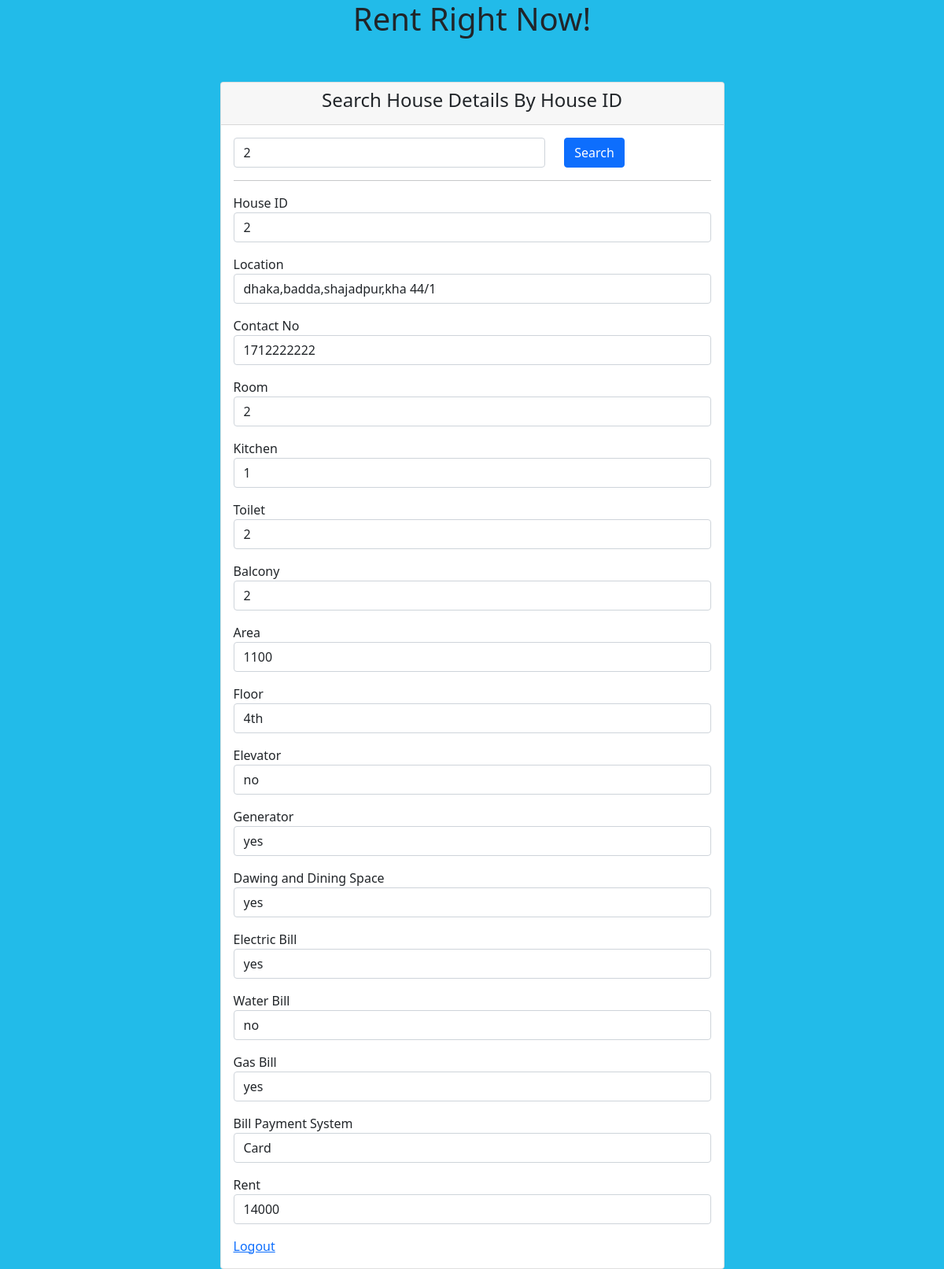
The app's page /houseDetails.php?house_id=2 with its own data.
### tables this page shows
CREATE TABLE `house` (
  `house_id` int(10) NOT NULL,
  `room` int(10) DEFAULT NULL,
  `kitchen` int(10) DEFAULT NULL,
  `toilet` int(10) DEFAULT NULL,
  `balcony` int(10) DEFAULT NULL,
  `area` int(10) DEFAULT NULL,
  `location` char(200) DEFAULT NULL,
  `floor` char(10) DEFAULT NULL,
  `genarator` char(10) DEFAULT NULL,
  `drawing_dining` char(10) DEFAULT NULL,
  `electric_bill` char(10) DEFAULT NULL,
  `water_bill` char(10) DEFAULT NULL,
  `gas_bill` char(10) DEFAULT NULL,
  `bill_pay_system` char(20) DEFAULT NULL,
  `contact` int(11) DEFAULT NULL,
  `lift` char(10) DEFAULT NULL,
  `Date1` char(20) DEFAULT NULL,
  `rent` char(20) DEFAULT NULL
);

### houseDetails.php (the view, shortened to what this page needs)
<!DOCTYPE html>
<html lang="en">
<head>
    <link href="https://cdn.jsdelivr.net/npm/bootstrap@5.0.0-beta1/dist/css/bootstrap.min.css" rel="stylesheet">
</head>
<body><center><h1>Rent Right Now!</h1></center>
    <div class="container">
        <div class="row justify-content-center">
            <div class="col-md-7">
                <div class="card mt-5">
                    <div class="card-header text-center">
                        <h4>Search House Details By House ID</h4>
                    </div>
                    <div class="card-body">
                        <form action="" method="GET">
                            <div class="row">
                                <div class="col-md-8">
                                    <input type="text" name="house_id" value="<?php if(isset($_GET['house_id'])){echo $_GET['house_id'];} ?>" class="form-control">
                                </div>
                                <div class="col-md-4">
                                    <button type="submit" class="btn btn-primary">Search</button>
                                </div>
                            </div>
                        </form>
                        <div class="row">
                            <div class="col-md-12">
                                <hr>
                                <?php
                                    $con = mysqli_connect("localhost","root","","rent_right_now");
                                    if(isset($_GET['house_id']))
                                    {
                                        $house_id = $_GET['house_id'];
                                        $query = "SELECT * FROM house WHERE house_id='$house_id' ";
                                        $query_run = mysqli_query($con, $query);
                                        if(mysqli_num_rows($query_run) > 0)
                                        {
                                            foreach($query_run as $row)
                                            {
                                                ?>
                                                <div class="form-group mb-3">
                                                    <label for="">House ID</label>
                                                    <input type="text" value="<?= $row['house_id']; ?>" class="form-control">
                                                </div>
                                                <div class="form-group mb-3">
                                                    <label for="">Location</label>
                                                    <input type="text" value="<?= $row['location']; ?>" class="form-control">
                                                </div>
                                                <div class="form-group mb-3">
                                                    <label for="">Contact No</label>
                                                    <input type="text" value="<?= $row['contact']; ?>" class="form-control">
                                                </div>
                                                 <div class="form-group mb-3">
                                                    <label for="">Room</label>
                                                    <input type="text" value="<?= $row['room']; ?>" class="form-control">
                                                </div>
                                                 <div class="form-group mb-3">
                                                    <label for="">Kitchen</label>
                                                    <input type="text" value="<?= $row['kitchen']; ?>" class="form-control">
                                                </div>
                                                 <div class="form-group mb-3">
                                                    <label for="">Toilet</label>
                                                    <input type="text" value="<?= $row['toilet']; ?>" class="form-control">
                                                </div>
                                                 <div class="form-group mb-3">
                                                    <label for="">Balcony</label>
                                                    <input type="text" value="<?= $row['balcony']; ?>" class="form-control">
                                                </div>
                                                 <div class="form-group mb-3">
                                                    <label for="">Area</label>
                                                    <input type="text" value="<?= $row['area']; ?>" class="form-control">
                                                </div>
                                                 <div class="form-group mb-3">
                                                    <label for="">Floor</label>
                                                    <input type="text" value="<?= $row['floor']; ?>" class="form-control">
                                                </div>
                                                 <div class="form-group mb-3">
                                                    <label for="">Elevator</label>
                                                    <input type="text" value="<?= $row['lift']; ?>" class="form-control">
                                                </div>
                                                 <div class="form-group mb-3">
                                                    <label for="">Generator</label>
                                                    <input type="text" value="<?= $row['genarator']; ?>" class="form-control">
                                                </div>
                                                 <div class="form-group mb-3">
                                                    <label for="">Dawing and Dining Space</label>
                                                    <input type="text" value="<?= $row['drawing_dining']; ?>" class="form-control">
                                                </div>
                                                 <div class="form-group mb-3">
                                                    <label for="">Electric Bill</label>
                                                    <input type="text" value="<?= $row['electric_bill']; ?>" class="form-control">
                                                </div>
                                                <div class="form-group mb-3">
                                                    <label for="">Water Bill</label>
                                                    <input type="text" value="<?= $row['water_bill']; ?>" class="form-control">
                                                </div>
                                                <div class="form-group mb-3">
                                                    <label for="">Gas Bill</label>
                                                    <input type="text" value="<?= $row['gas_bill']; ?>" class="form-control">
                                                </div>
                                                <div class="form-group mb-3">
                                                    <label for="">Bill Payment System</label>
                                                    <input type="text" value="<?= $row['bill_pay_system']; ?>" class="form-control">
                                                </div>
                                                <div class="form-group mb-3">
                                                    <label for="">Rent</label>
                                                    <input type="text" value="<?= $row['rent']; ?>" class="form-control">
                                                </div>
                                                <a href="index.php">Logout</a>
                                                <?php
                                            }
                                        }
                                        else
                                        {
                                            echo "No Record Found";
                                        }
                                    }
                                ?>
                            </div>
                        </div>
                    </div>
                </div>
            </div>
        </div>
    </div>
</body>
</html>

### houseDetails.php (style rules this page uses)
body { background-color: rgb(34,187,233); }

### records on screen
house: house_id "2", location "dhaka,badda,shajadpur,kha 44/1", contact "1712222222", room "2", kitchen "1", toilet "2", balcony "2", area "1100", floor "4th", lift "no", genarator "yes", drawing_dining "yes", electric_bill "yes", water_bill "no", gas_bill "yes", bill_pay_system "Card", rent "14000"
